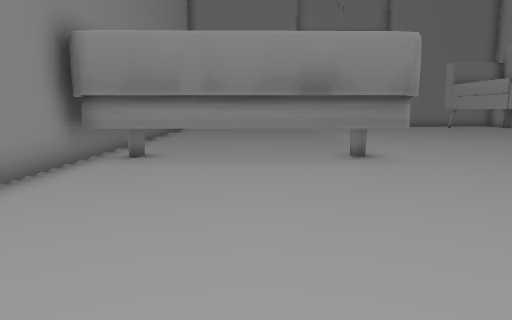
view 1 (above)

24 first-person views from a walk through a scene from a Unity 3-D project. The camera is 1.2 m above the floor, tilts 8° down and sees 70° across. Doors are open. The floor is counted in squares, 1 m on a side. Each view is taken from the middle of a square. On the plan, view 1 faces up. The plan holds only what a view shows up to about 15 squares ahead; the rest is blank. The place goes on beyond the plan. Some trees and plants on the terrain are drawn as simple stand-ins. Some surface patterns are stand-ins.

view 2
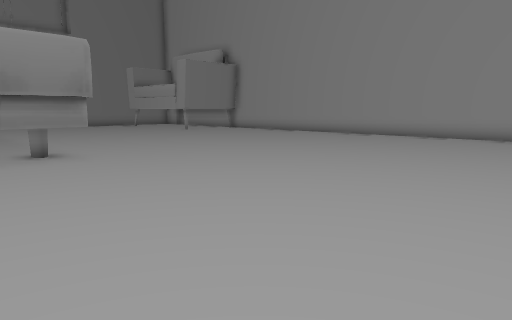

view 3
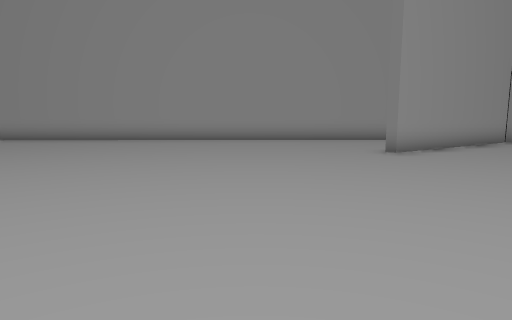

view 4
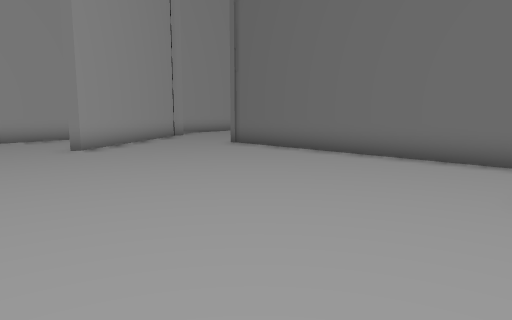

view 5
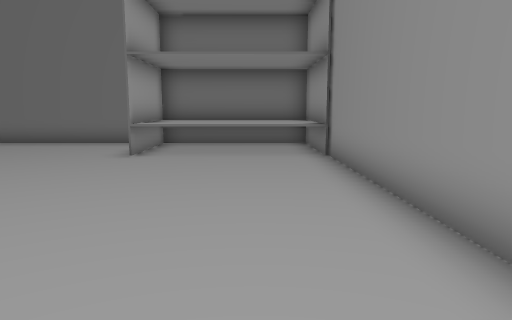

view 6
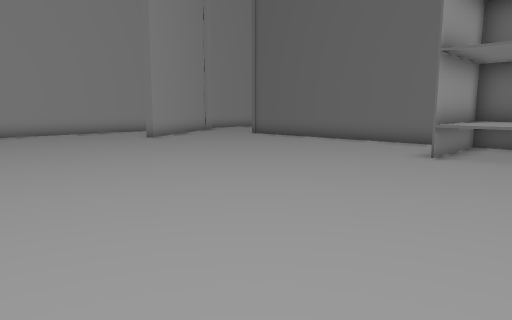

view 7
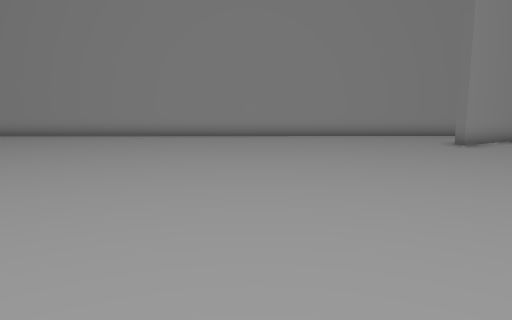

view 8
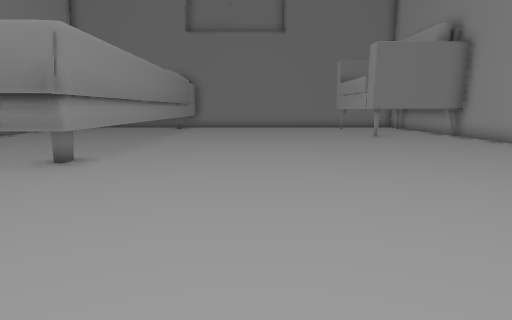

view 9
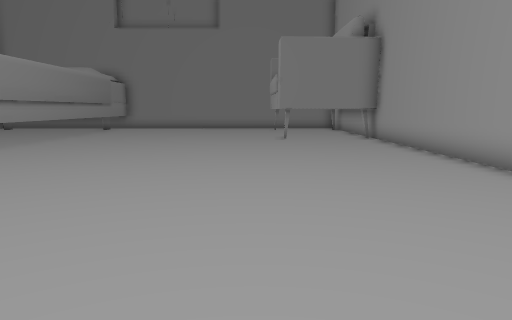

view 10
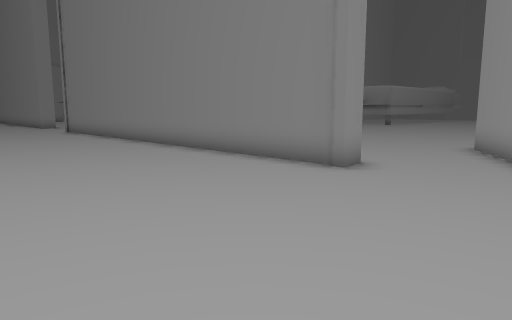

view 11
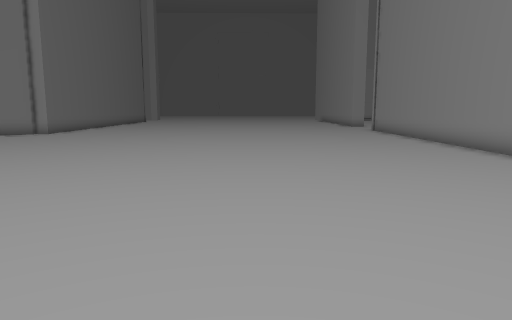

view 12
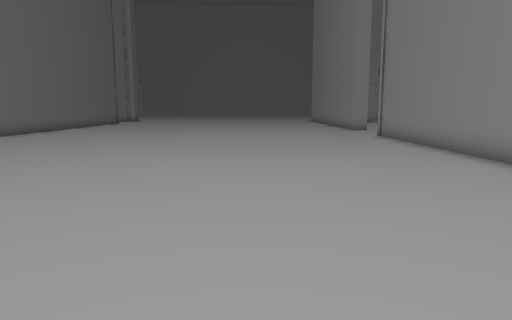

view 13
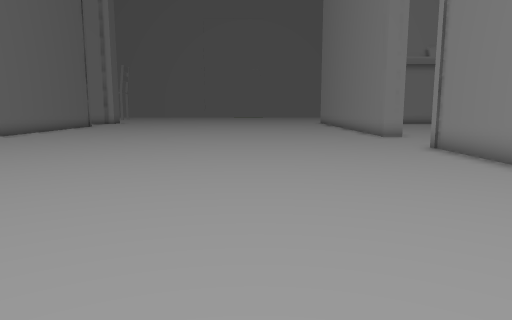

view 14
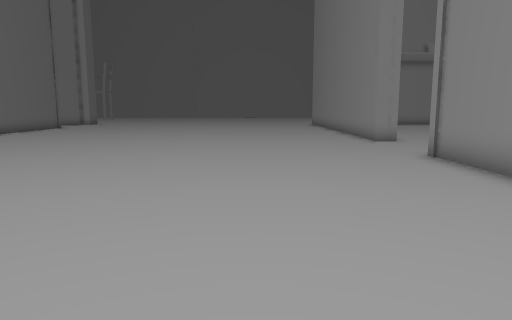

view 15
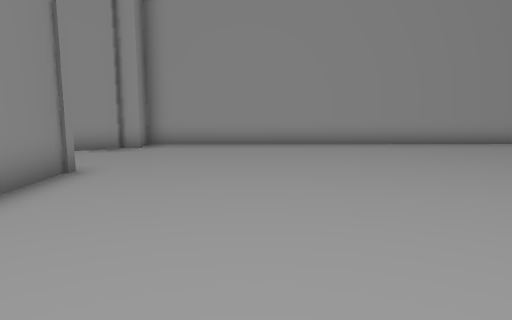

view 16
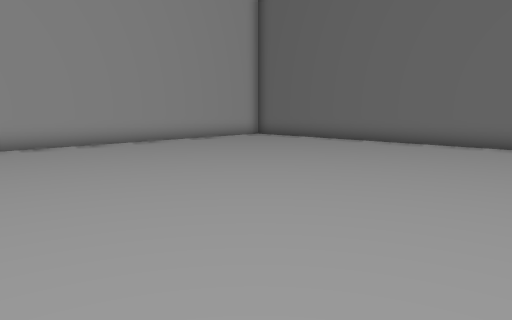

view 17
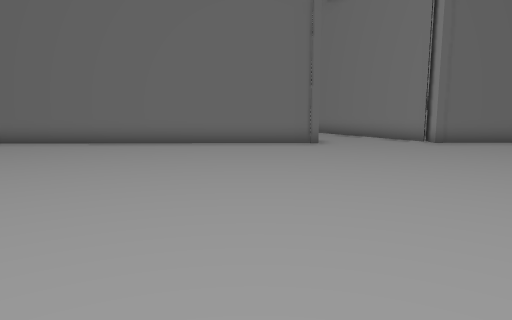

view 18
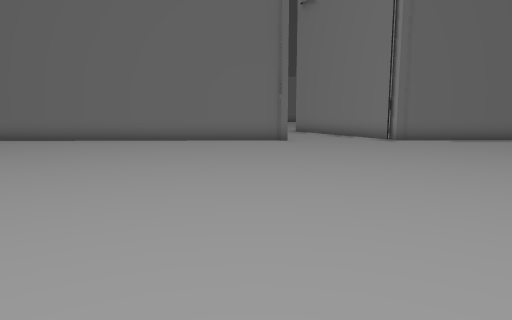

view 19
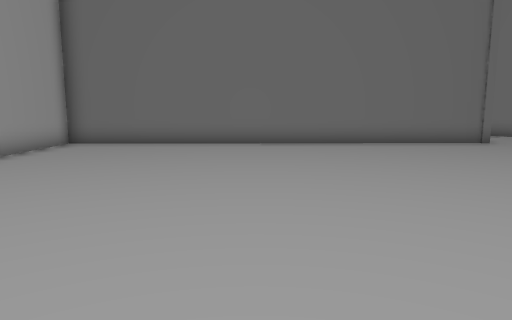

view 20
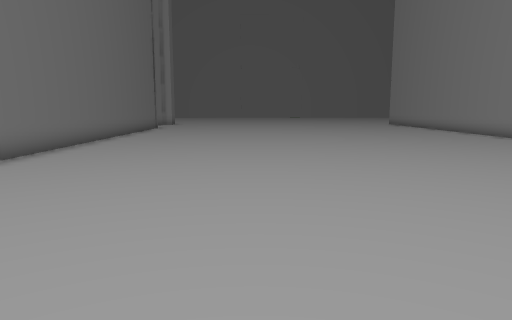

view 21
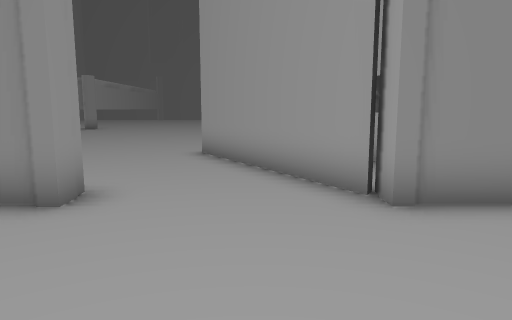

view 22
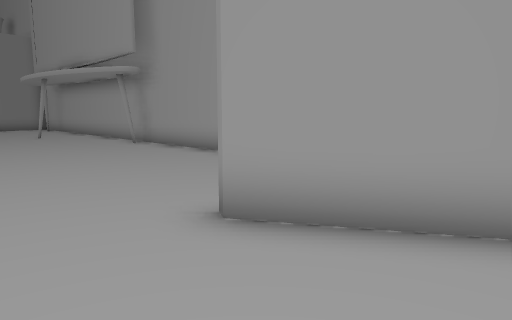

view 23
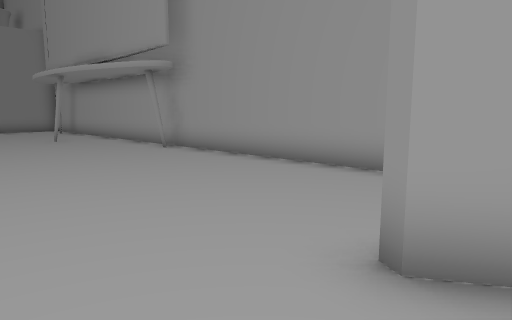

view 24
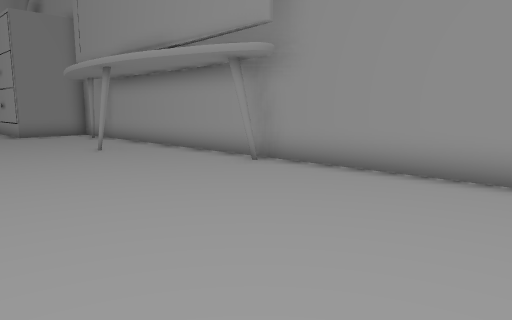

### Floor plan
Key: @ floor where view 1 was taken; # wall or solid block; . floor; ^ raised ledge; T thing the floor can be seen under or through.
Columns run from 11 left of view 1 to 17 right of it. Each row starts with its distance up from view 1.
 17               #........#####
 16    .#         #............#
 15    .          #............#
 14    ...        #............#
 13    ...#       #............#
 12    ...#       T............#
 11   ....#       T............#
 10   .... #      T............#
  9   ..#. #      T............#
  8   .....######TT............#
  7   .....#...................#
  6  ......#...................#
  5  .....##...................#
  4  .....##...................#
  3  ......# ..................#
  2  ......# ..................#
  1 .......#...................#
  0 .......#...@...............#
 -1 .......#...................#
 -2 .......#...................#
 -3 .......#...................#
 -4 ...... #...................#
 -5 ...#   #...............##..#
 -6 ...##  #................#..#
 -7 ....#  #^^^^#...........##
 -8 ....##.#^^^^#............#
 -9 .....#.#^^^^#............##
-10 ##...##################...##
-11  #.........................#
-12 ...........................#
-13 ...........................#
-14 ...........................#
-15 ...........................#
-16 ...........................#
-17 ...........................#
-18 ...........................#
-19 ...........................#
-20 ...........................#
-21 ...........................#
-22 ...........................#
-23 ...........................#
-24 ...........................#
-25 ...........................#
-26 ...........................##
-27 ##########...################
-28          #...

Where each view was taken, in squares from view 1:
view 1: 0 up, 0 right, facing up
view 2: 1 down, 0 right, facing up-right
view 3: 1 down, 2 right, facing right
view 4: 1 down, 1 right, facing down-right
view 5: 3 up, 2 left, facing down
view 6: 3 up, 2 left, facing down-right
view 7: 2 up, 0 right, facing right
view 8: 1 up, 7 right, facing up
view 9: 2 up, 11 right, facing up
view 10: 17 down, 15 right, facing up-left
view 11: 17 down, 15 right, facing left
view 12: 16 down, 11 right, facing left
view 13: 16 down, 6 right, facing left
view 14: 15 down, 4 right, facing left
view 15: 14 down, 4 right, facing right
view 16: 14 down, 4 right, facing down-right
view 17: 14 down, 4 right, facing down
view 18: 13 down, 3 right, facing down
view 19: 14 down, 10 right, facing down
view 20: 21 down, 4 right, facing left
view 21: 15 down, 7 left, facing up
view 22: 8 down, 11 left, facing up-right
view 23: 6 down, 11 left, facing up-right
view 24: 2 down, 11 left, facing up-right
